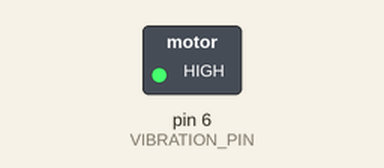
Simulated run of this sketch. Board: Arduino Uno, built with avr-gcc and run on an emulated ATmega328P. On the bench: switched loads named in the sketch (green lamp = pin HIGH). Dashed ring = blinking.

Above: at 0.5 s.
Timing chart, 0 to 4.6 s (numbered marks = the images above):
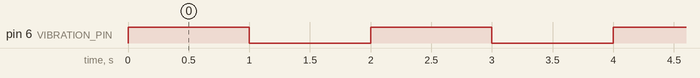

Measured:
- by itself, pin 6 (VIBRATION_PIN): alternates HIGH for 1.0 s and LOW for 1.0 s

The sketch:

try_vibrationModule.ino
```cpp
#define VIBRATION_PIN 6

void setup() {
  pinMode(VIBRATION_PIN, OUTPUT);
}

void loop() {
  digitalWrite(VIBRATION_PIN, HIGH);
  delay(1000);
  digitalWrite(VIBRATION_PIN, LOW);
  delay(1000);
}
```
